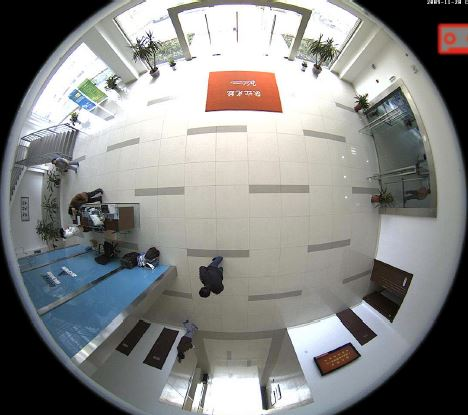
%> input picture Fish Eye/001.JPG, 468 x 415 px
$ octave fish_correcttion.m   (GNU Octave 9; MATLAB toolbox functions it lacks are replaced by stand-ins)
%> lines starting %> are read from the running program, lines starting %| are printed output that depends on the picture
### Fish Eye/DistortionRate.m
function In=DistortionRate(G)

pi=3.141592653589793;
G2=rgb2gray(G);
[height,width]=size(G2);
In=zeros(height,width,3);
%===============
% r_m=sqrt((height^2+width^2)/4);
r_m =sqrt((height/2)^2 + (width/2)^2);

theta_m = 6.35*pi/18.0;%(66.3/90)*(pi/2);
h = r_m/tan(theta_m);
Xc=round(height/2);
Yc=round(width/2);
% Xc=488+480;
% Yc=670+640;
for i=1:height
    for j=1:width
        r=sqrt(((i-Xc)^2+(j-Yc)^2)/1.0);
        theta=atan(r/h);
        a=tan(theta);
        if abs(a)>0.00000001;
            D=(theta-a)/a;

            x1=ceil((1+D)*(i-Xc));
            y1=ceil((1+D)*(j-Yc));
            x2=floor((1+D)*(i-Xc));
            y2=floor((1+D)*(j-Yc));

            if x1+Xc<height && y1+Yc<width && x2+Xc<height && y2+Yc<width
                In(i,j,:)=(G(x1+Xc,y1+Yc,:) + G(x2+Xc,y1+Yc,:) + G(x1+Xc,y2+Yc,:) + G(x2+Xc,y2+Yc,:)) / 4;
            end
        else
            x=i;
            y=j;
            if x+Xc<height && y+Yc<width
                In(i,j,:)=G(x+Xc,y+Yc,:);
            end
        end
%         if x+Xc<height && y+Yc<width
%             In(i,j)=G(x+Xc,y+Yc);
%        end
    end
end

### Fish Eye/fish_correcttion.m
clear all;
clc;
tic
pi=3.141592653589793;
%for i = 55:1:56
%str = strcat ('D:\123\', int2str(i) ,'.jpg') ; % 连接字符串形成图像的文件名。
%I0=extraction_fish('d2.jpg');
I1=imread('001.jpg');
%> I1 is the input picture: size 415x468x3 uint8; mean R, G, B 134.9, 135.3, 133.6
%I1=rgb2gray(I0);
%figure,imshow(I1);
[height0,width0]=size(rgb2gray(I1));
%> height0 = 415; width0 = 468
height=1*(height0);
%> height = 415
width =1*(width0);
%> width = 468
I2=zeros(height,width,3);
%> I2: size 415x468x3 double; every value is 0
a1=0;
a2=height;
%> a2 = 415
b1=0;
b2=width;
%> b2 = 468
for i=1:height
    for j=1:width
        if i<=a1 || i>a2 || j<=b1 || j>b2;
            I2(i,j,:)=255;
        else
            I2(i,j,:)=I1(i-a1,j-b1,:);
        end
    end
end
Inew=DistortionRate(I2);
%> in DistortionRate, `G2=rgb2gray(G);`:
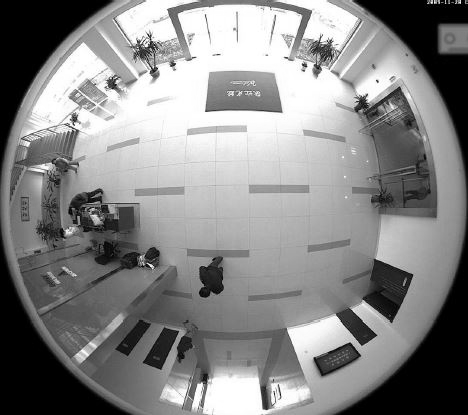
%> G2: size 415x468 double; min 0, max 255, mean 135
%> after the loop in DistortionRate, `for i=1:height`:
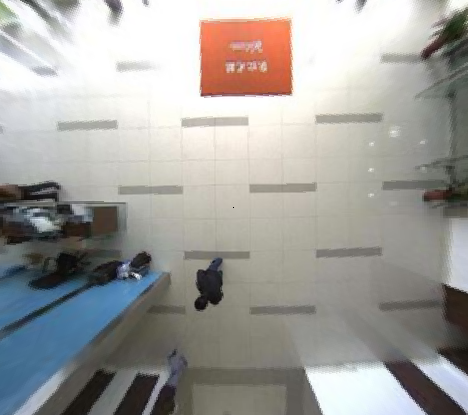
%> In: size 415x468x3 double; mean R, G, B 162.1, 160.6, 157
%> after the loop in DistortionRate, `for i=1:height`: D = -0.447; x = 208; x1 = 115; x2 = 114; y = 234; y1 = 130; y2 = 129
Inew=uint8(Inew);
figure;
subplot(1,2,1),imshow(I1);
title('校正前');
subplot(1,2,2),imshow(Inew);
title('校正后');
toc
time=toc;
%end

$ run again, with Fish Eye/00.jpg copied over Fish Eye/001.JPG
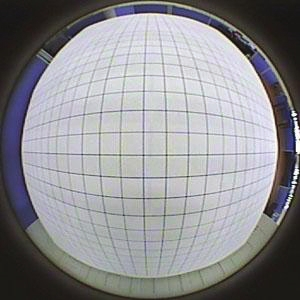
%> input picture Fish Eye/00.jpg, 300 x 300 px
%> I1 is the input picture: size 300x300x3 uint8; mean R, G, B 142.1, 142, 145.5
%> height0 = 300
%> in DistortionRate, `G2=rgb2gray(G);`:
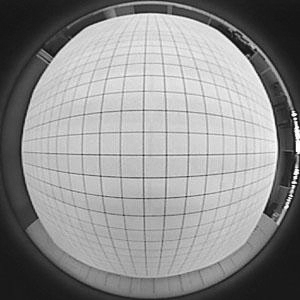
%> G2: size 300x300 double; min 14.07, max 255, mean 142.5
%> after the loop in DistortionRate, `for i=1:height`:
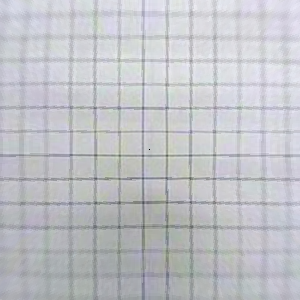
%> In: size 300x300x3 double; mean R, G, B 193.1, 194.6, 199.4
%> after the loop in DistortionRate, `for i=1:height`: D = -0.447; x = 150; x1 = 83; x2 = 82; y = 150; y1 = 83; y2 = 82

$ run again, with Fish Eye/112.jpg copied over Fish Eye/001.JPG
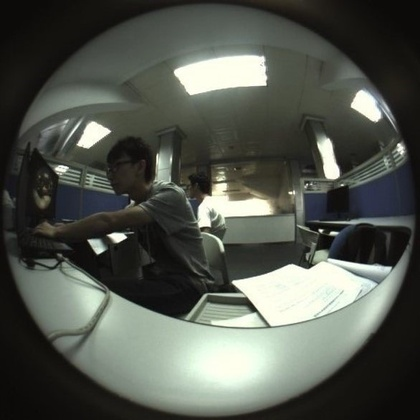
%> input picture Fish Eye/112.jpg, 420 x 420 px, shrunk from 586 x 586 before the run
%> I1 is the input picture: size 420x420x3 uint8; mean R, G, B 82.7, 86.8, 78.9
%> height0 = 420
%> after the loop in DistortionRate, `for i=1:height`:
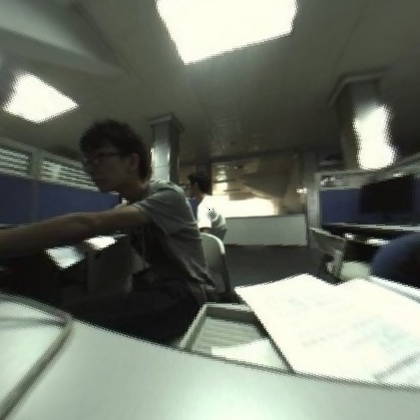
%> In: size 420x420x3 double; mean R, G, B 112, 117.7, 106.7
%> after the loop in DistortionRate, `for i=1:height`: D = -0.447; x = 210; x1 = 117; x2 = 116; y = 210; y1 = 117; y2 = 116

$ run again, with Fish Eye/12.jpg copied over Fish Eye/001.JPG
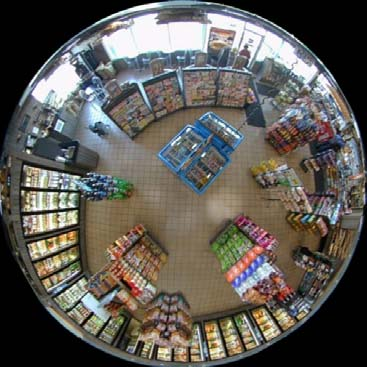
%> input picture Fish Eye/12.jpg, 367 x 367 px
%> I1 is the input picture: size 367x367x3 uint8; mean R, G, B 94.4, 91.2, 85.7
%> height0 = 367
%> in DistortionRate, `G2=rgb2gray(G);`:
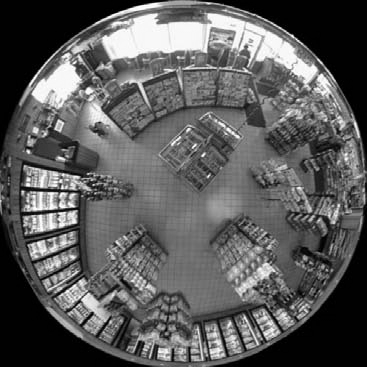
%> G2: size 367x367 double; min 0, max 255, mean 91.5
%> after the loop in DistortionRate, `for i=1:height`:
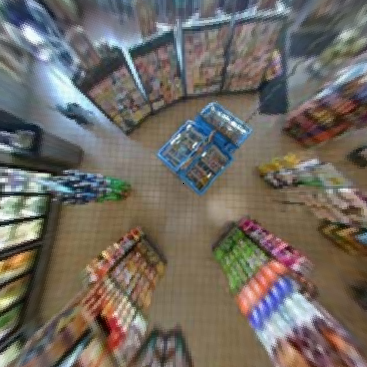
%> In: size 367x367x3 double; mean R, G, B 112.4, 106, 98.5
%> after the loop in DistortionRate, `for i=1:height`: D = -0.446; x = 184; x1 = 102; x2 = 101; y = 184; y1 = 102; y2 = 101
